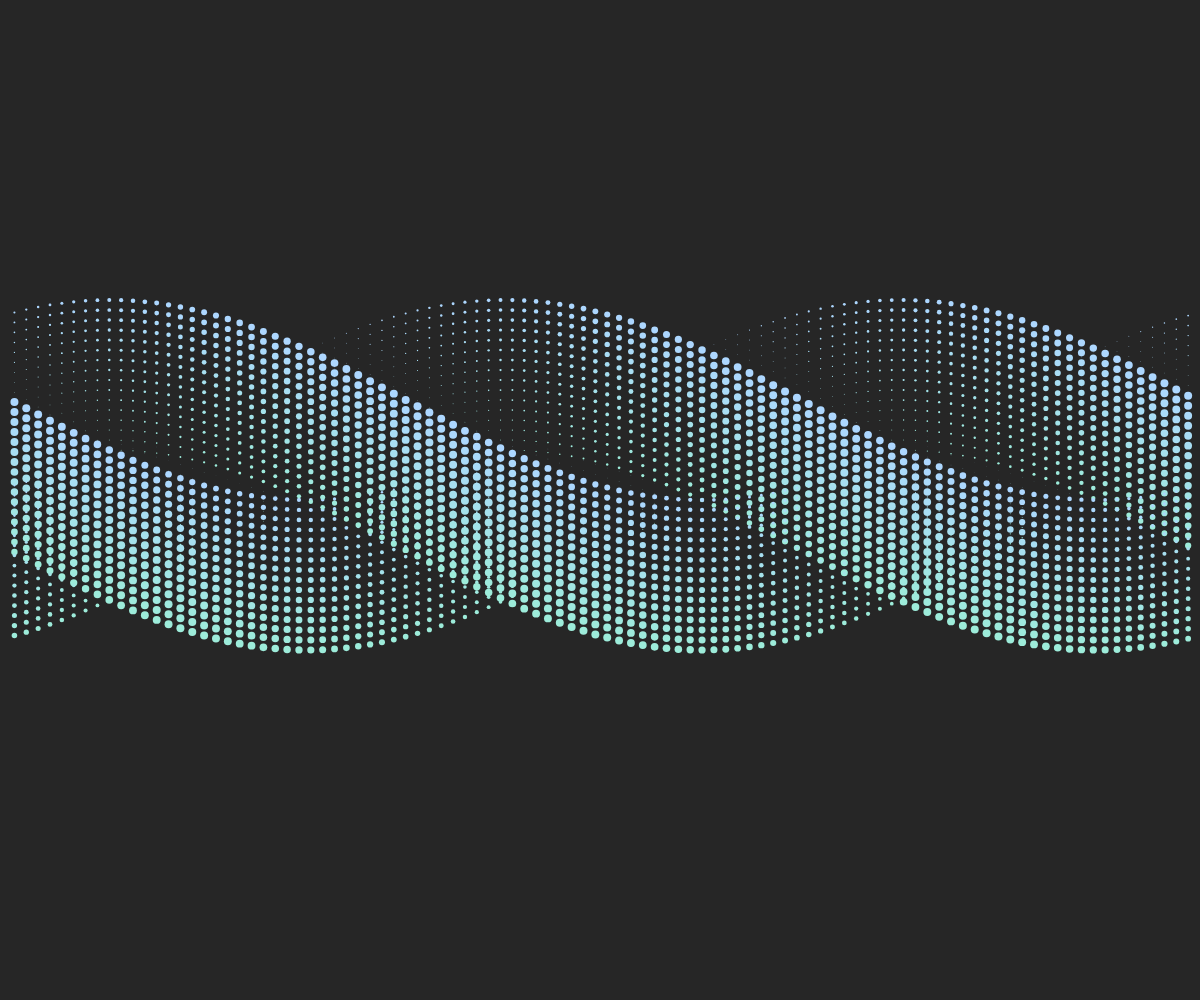
Frame 1 (no input)
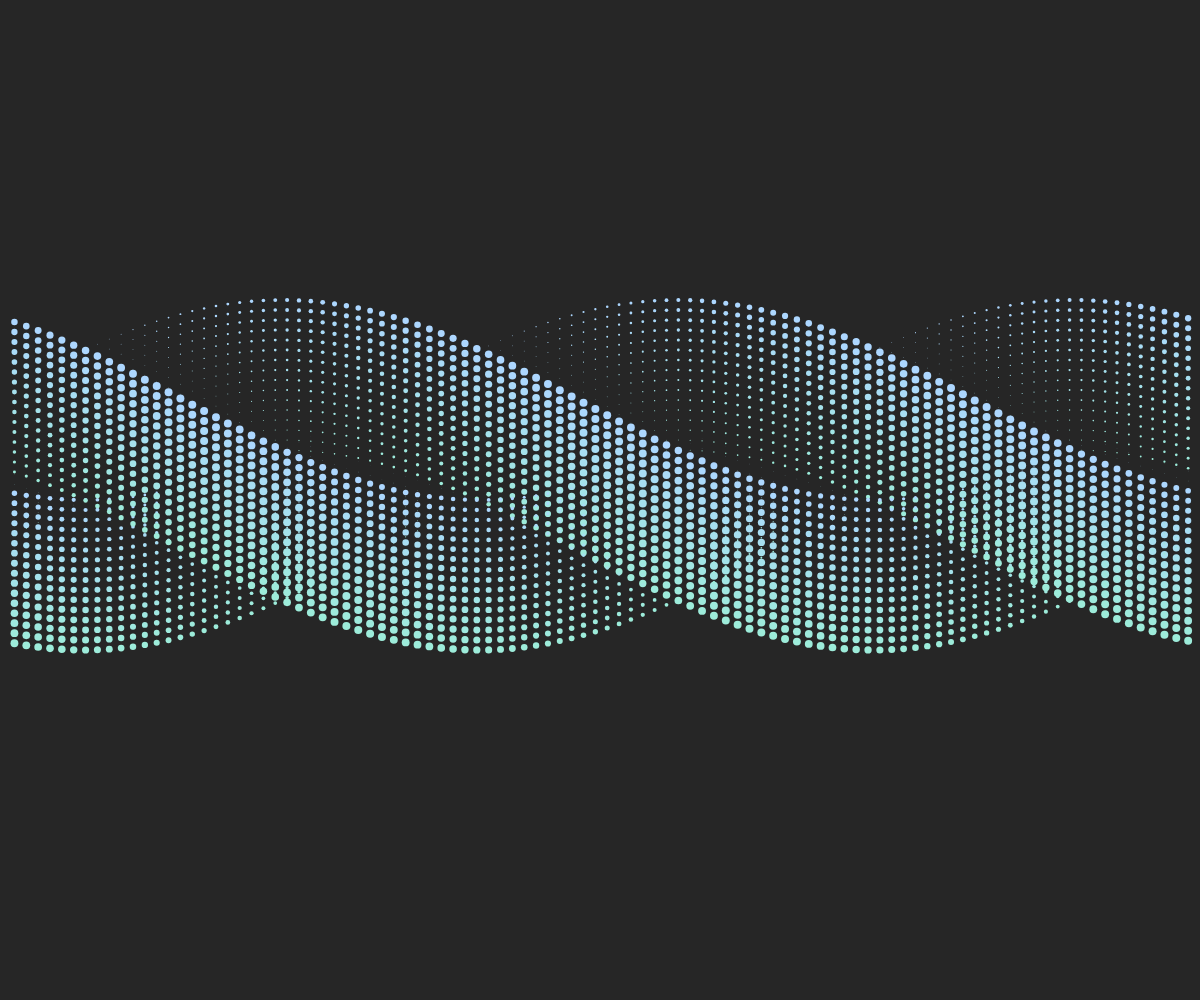
Frame 60 (no input)
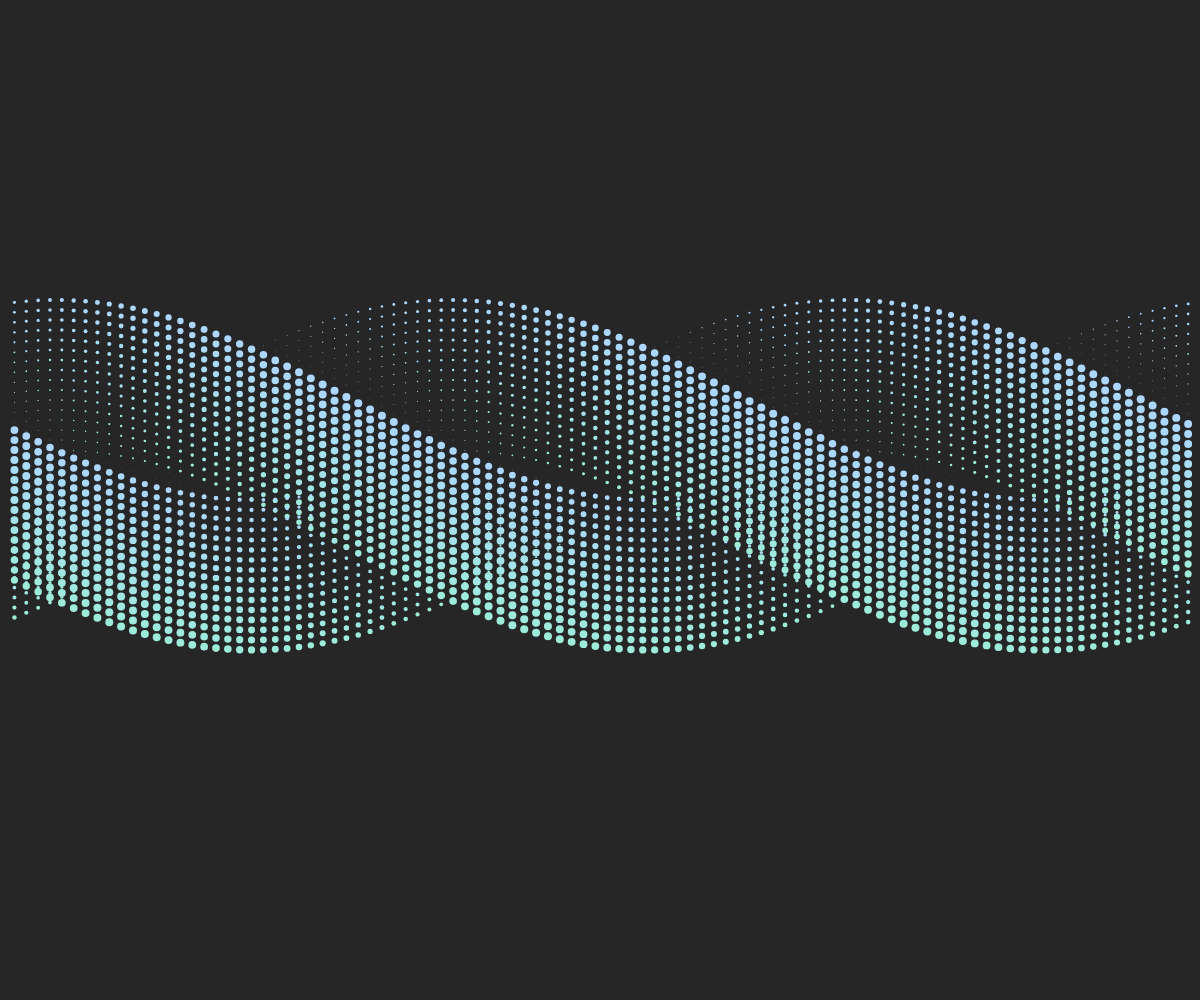
Frame 120 (the mouse pressed at the canvas centre since frame 60)

The p5.js sketch that drew these frames (run headless with seeded random() and noise() and a simulated clock; from frame 60 on, the mouse is pressed at the canvas centre):

// p5.js sketch
// ── sketch.js
var phase, speed, maxCircleSize, numRows, numCols, numStrands, colorA, colorB;

function setup() {
  createCanvas(window.innerWidth, window.innerHeight);
  noStroke();
  
  phase = 0;
  speed = 0.02;
  maxCircleSize = 8;
  numRows = 16;
  numCols = 100;
  numStrands = 3;
  
  colorA = color(173, 215, 255);
  colorB = color(156, 237, 215);
}

function draw() {
  background(38, 38, 38);
  phase = frameCount * speed;
  
  for(var strand = 0; strand < numStrands; strand += 1) {
    var strandPhase = phase + map(strand, 0, numStrands, 0, TWO_PI);
    
    for(var col = 0; col < numCols; col += 1) {
      var colOffset = map(col, 0, numCols, 0, TWO_PI);
      var x = map(col, 3, numCols, 50, width);
      
      for(var row = 0; row < numRows; row += 1) {
        var y = height / 2.5 + row * 10 + sin(strandPhase + colOffset) * 100;
        var sizeOffset = (cos(strandPhase - (row / numRows) + colOffset) + 1) * 0.5;
        var circleSize = sizeOffset * maxCircleSize;
        
        fill(lerpColor(colorA, colorB, row / numRows));
        ellipse(x, y, circleSize, circleSize);
      }
    }
  }
}
